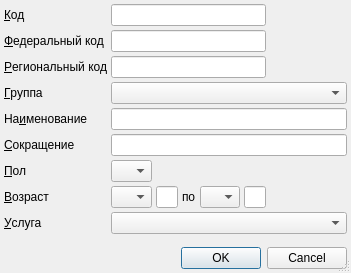
<?xml version="1.0" encoding="UTF-8"?>
<ui version="4.0">
 <class>ActionPropertyTemplateEditorDialog</class>
 <widget class="QDialog" name="ActionPropertyTemplateEditorDialog">
  <property name="geometry">
   <rect>
    <x>0</x>
    <y>0</y>
    <width>349</width>
    <height>273</height>
   </rect>
  </property>
  <property name="windowTitle">
   <string>ChangeMe!</string>
  </property>
  <property name="sizeGripEnabled">
   <bool>true</bool>
  </property>
  <layout class="QGridLayout">
   <property name="margin">
    <number>4</number>
   </property>
   <property name="spacing">
    <number>4</number>
   </property>
   <item row="0" column="0">
    <widget class="QLabel" name="lblCode">
     <property name="text">
      <string>&amp;Код</string>
     </property>
     <property name="buddy">
      <cstring>edtCode</cstring>
     </property>
    </widget>
   </item>
   <item row="0" column="1" colspan="6">
    <widget class="QLineEdit" name="edtCode"/>
   </item>
   <item row="0" column="7">
    <spacer>
     <property name="orientation">
      <enum>Qt::Horizontal</enum>
     </property>
     <property name="sizeHint" stdset="0">
      <size>
       <width>321</width>
       <height>22</height>
      </size>
     </property>
    </spacer>
   </item>
   <item row="1" column="0">
    <widget class="QLabel" name="lblFederalCode">
     <property name="text">
      <string>&amp;Федеральный код</string>
     </property>
     <property name="buddy">
      <cstring>edtFederalCode</cstring>
     </property>
    </widget>
   </item>
   <item row="1" column="1" colspan="6">
    <widget class="QLineEdit" name="edtFederalCode"/>
   </item>
   <item row="1" column="7">
    <spacer>
     <property name="orientation">
      <enum>Qt::Horizontal</enum>
     </property>
     <property name="sizeHint" stdset="0">
      <size>
       <width>171</width>
       <height>22</height>
      </size>
     </property>
    </spacer>
   </item>
   <item row="2" column="0">
    <widget class="QLabel" name="lblRegionalCode">
     <property name="text">
      <string>&amp;Региональный код</string>
     </property>
     <property name="buddy">
      <cstring>edtRegionalCode</cstring>
     </property>
    </widget>
   </item>
   <item row="2" column="1" colspan="6">
    <widget class="QLineEdit" name="edtRegionalCode"/>
   </item>
   <item row="2" column="7">
    <spacer>
     <property name="orientation">
      <enum>Qt::Horizontal</enum>
     </property>
     <property name="sizeHint" stdset="0">
      <size>
       <width>171</width>
       <height>22</height>
      </size>
     </property>
    </spacer>
   </item>
   <item row="3" column="0">
    <widget class="QLabel" name="lblGroup">
     <property name="text">
      <string>&amp;Группа</string>
     </property>
     <property name="buddy">
      <cstring>cmbGroup</cstring>
     </property>
    </widget>
   </item>
   <item row="3" column="1" colspan="7">
    <widget class="CActionPropertyTemplateComboBox" name="cmbGroup"/>
   </item>
   <item row="4" column="0">
    <widget class="QLabel" name="lblName">
     <property name="text">
      <string>На&amp;именование</string>
     </property>
     <property name="buddy">
      <cstring>edtName</cstring>
     </property>
    </widget>
   </item>
   <item row="4" column="1" colspan="7">
    <widget class="QLineEdit" name="edtName">
     <property name="minimumSize">
      <size>
       <width>200</width>
       <height>0</height>
      </size>
     </property>
    </widget>
   </item>
   <item row="5" column="0">
    <widget class="QLabel" name="lblAbbrev">
     <property name="text">
      <string>&amp;Сокращение</string>
     </property>
     <property name="buddy">
      <cstring>edtAbbrev</cstring>
     </property>
    </widget>
   </item>
   <item row="5" column="1" colspan="7">
    <widget class="QLineEdit" name="edtAbbrev">
     <property name="minimumSize">
      <size>
       <width>200</width>
       <height>0</height>
      </size>
     </property>
    </widget>
   </item>
   <item row="6" column="0">
    <widget class="QLabel" name="lblSex">
     <property name="text">
      <string>&amp;Пол</string>
     </property>
     <property name="buddy">
      <cstring>cmbSex</cstring>
     </property>
    </widget>
   </item>
   <item row="6" column="1">
    <widget class="QComboBox" name="cmbSex">
     <item>
      <property name="text">
       <string/>
      </property>
     </item>
     <item>
      <property name="text">
       <string>М</string>
      </property>
     </item>
     <item>
      <property name="text">
       <string>Ж</string>
      </property>
     </item>
    </widget>
   </item>
   <item row="6" column="2" colspan="6">
    <spacer>
     <property name="orientation">
      <enum>Qt::Horizontal</enum>
     </property>
     <property name="sizeHint" stdset="0">
      <size>
       <width>231</width>
       <height>20</height>
      </size>
     </property>
    </spacer>
   </item>
   <item row="7" column="0">
    <widget class="QLabel" name="lblAge">
     <property name="text">
      <string>&amp;Возраст</string>
     </property>
     <property name="buddy">
      <cstring>cmbBegAgeUnit</cstring>
     </property>
    </widget>
   </item>
   <item row="7" column="1">
    <widget class="QComboBox" name="cmbBegAgeUnit">
     <property name="sizePolicy">
      <sizepolicy hsizetype="Preferred" vsizetype="Fixed">
       <horstretch>0</horstretch>
       <verstretch>0</verstretch>
      </sizepolicy>
     </property>
     <item>
      <property name="text">
       <string/>
      </property>
     </item>
     <item>
      <property name="text">
       <string>Д</string>
      </property>
     </item>
     <item>
      <property name="text">
       <string>Н</string>
      </property>
     </item>
     <item>
      <property name="text">
       <string>М</string>
      </property>
     </item>
     <item>
      <property name="text">
       <string>Г</string>
      </property>
     </item>
    </widget>
   </item>
   <item row="7" column="2">
    <widget class="QLineEdit" name="edtBegAgeCount">
     <property name="sizePolicy">
      <sizepolicy hsizetype="Preferred" vsizetype="Fixed">
       <horstretch>0</horstretch>
       <verstretch>0</verstretch>
      </sizepolicy>
     </property>
     <property name="inputMask">
      <string>000; </string>
     </property>
     <property name="maxLength">
      <number>3</number>
     </property>
    </widget>
   </item>
   <item row="7" column="3">
    <widget class="QLabel" name="lblAgeSep">
     <property name="text">
      <string>по</string>
     </property>
     <property name="buddy">
      <cstring>cmbEndAgeUnit</cstring>
     </property>
    </widget>
   </item>
   <item row="7" column="4" colspan="2">
    <widget class="QComboBox" name="cmbEndAgeUnit">
     <property name="sizePolicy">
      <sizepolicy hsizetype="Preferred" vsizetype="Fixed">
       <horstretch>0</horstretch>
       <verstretch>0</verstretch>
      </sizepolicy>
     </property>
     <item>
      <property name="text">
       <string/>
      </property>
     </item>
     <item>
      <property name="text">
       <string>Д</string>
      </property>
     </item>
     <item>
      <property name="text">
       <string>Н</string>
      </property>
     </item>
     <item>
      <property name="text">
       <string>М</string>
      </property>
     </item>
     <item>
      <property name="text">
       <string>Г</string>
      </property>
     </item>
    </widget>
   </item>
   <item row="7" column="6">
    <widget class="QLineEdit" name="edtEndAgeCount">
     <property name="sizePolicy">
      <sizepolicy hsizetype="Preferred" vsizetype="Fixed">
       <horstretch>0</horstretch>
       <verstretch>0</verstretch>
      </sizepolicy>
     </property>
     <property name="inputMask">
      <string>000; </string>
     </property>
     <property name="maxLength">
      <number>3</number>
     </property>
    </widget>
   </item>
   <item row="7" column="7">
    <spacer>
     <property name="orientation">
      <enum>Qt::Horizontal</enum>
     </property>
     <property name="sizeHint" stdset="0">
      <size>
       <width>71</width>
       <height>20</height>
      </size>
     </property>
    </spacer>
   </item>
   <item row="8" column="0">
    <widget class="QLabel" name="lblService">
     <property name="text">
      <string>&amp;Услуга</string>
     </property>
     <property name="buddy">
      <cstring>cmbService</cstring>
     </property>
    </widget>
   </item>
   <item row="8" column="1" colspan="7">
    <widget class="CRBComboBox" name="cmbService"/>
   </item>
   <item row="9" column="0">
    <spacer>
     <property name="orientation">
      <enum>Qt::Vertical</enum>
     </property>
     <property name="sizeHint" stdset="0">
      <size>
       <width>73</width>
       <height>231</height>
      </size>
     </property>
    </spacer>
   </item>
   <item row="10" column="0" colspan="8">
    <widget class="QDialogButtonBox" name="buttonBox">
     <property name="orientation">
      <enum>Qt::Horizontal</enum>
     </property>
     <property name="standardButtons">
      <set>QDialogButtonBox::Cancel|QDialogButtonBox::Ok</set>
     </property>
    </widget>
   </item>
  </layout>
 </widget>
 <customwidgets>
  <customwidget>
   <class>CRBComboBox</class>
   <extends>QComboBox</extends>
   <header>library/crbcombobox.h</header>
  </customwidget>
  <customwidget>
   <class>CActionPropertyTemplateComboBox</class>
   <extends>QComboBox</extends>
   <header>Events/ActionPropertyTemplateComboBox.h</header>
  </customwidget>
 </customwidgets>
 <tabstops>
  <tabstop>edtCode</tabstop>
  <tabstop>edtFederalCode</tabstop>
  <tabstop>edtRegionalCode</tabstop>
  <tabstop>cmbGroup</tabstop>
  <tabstop>edtName</tabstop>
  <tabstop>edtAbbrev</tabstop>
  <tabstop>cmbSex</tabstop>
  <tabstop>cmbBegAgeUnit</tabstop>
  <tabstop>edtBegAgeCount</tabstop>
  <tabstop>cmbEndAgeUnit</tabstop>
  <tabstop>edtEndAgeCount</tabstop>
  <tabstop>cmbService</tabstop>
  <tabstop>buttonBox</tabstop>
 </tabstops>
 <resources/>
 <connections>
  <connection>
   <sender>buttonBox</sender>
   <signal>accepted()</signal>
   <receiver>ActionPropertyTemplateEditorDialog</receiver>
   <slot>accept()</slot>
   <hints>
    <hint type="sourcelabel">
     <x>198</x>
     <y>268</y>
    </hint>
    <hint type="destinationlabel">
     <x>156</x>
     <y>272</y>
    </hint>
   </hints>
  </connection>
  <connection>
   <sender>buttonBox</sender>
   <signal>rejected()</signal>
   <receiver>ActionPropertyTemplateEditorDialog</receiver>
   <slot>reject()</slot>
   <hints>
    <hint type="sourcelabel">
     <x>252</x>
     <y>268</y>
    </hint>
    <hint type="destinationlabel">
     <x>311</x>
     <y>272</y>
    </hint>
   </hints>
  </connection>
 </connections>
</ui>
